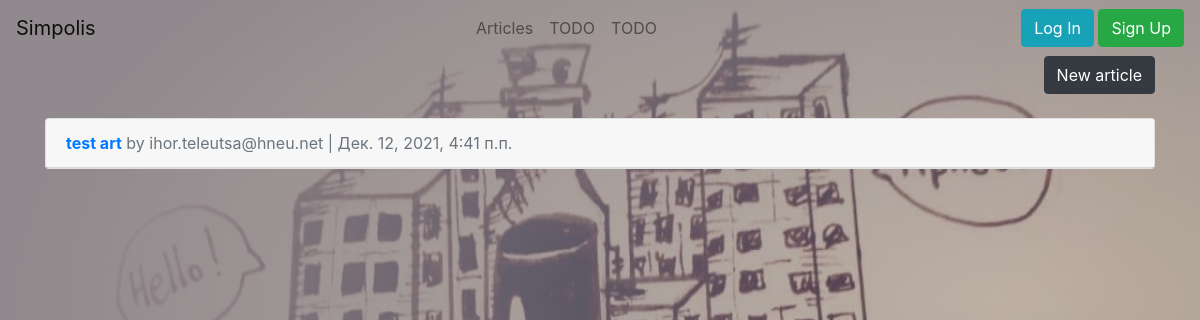
The page /articles/ on the database as committed earlier.
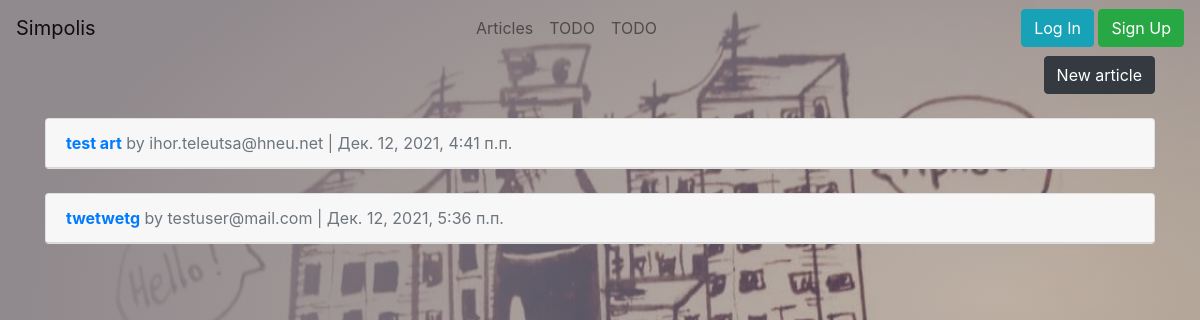
The same page on the database as committed later.
### articles/models.py (models this page shows, shortened)
class Article(models.Model):
    title = models.CharField(max_length=255)
    body = RichTextField()
    date = models.DateTimeField(auto_now_add=True)
    author = models.ForeignKey(
        get_user_model(),
        on_delete=models.CASCADE,
    )

### accounts/models.py (models this page shows)
class User(AbstractUser):
    username = None
    email = models.EmailField(_('email address'), unique=True)
    name = models.CharField('Name', max_length=50, blank=False)
    USERNAME_FIELD = 'email'
    REQUIRED_FIELDS = ['name']
    objects = CustomUserManager()
    def __str__(self) -> str:
        return self.email

### articles/views.py (the view)
# urls.py: path('', ArticleListView.as_view(), name='article_list')
class ArticleListView(ListView):
    model = Article
    template_name = 'articles/article_list.html'
    context_object_name = 'articles'

### templates/articles/article_list.html (shortened to what this page needs)
{% extends 'base.html' %}
{% block content %}
    <div class="d-flex">
        <a class="ml-auto" href="{% url 'article_new' %}"><button  type="button" class="btn btn-dark">New article</button></a>
    </div><br>
  {% for article in articles %}
    <div class="card">
        <div class="card-header">
            <a href="{% url 'article_detail' article.pk %}" class="font-weight-bold">{{ article.title }}</a>
            <span class="text-muted">by {{ article.author }} | {{ article.date }}
            </span>
        </div>
    </div>
    <br>
  {% endfor %}
{% endblock content %}

### templates/base.html (shortened to what this page needs)
{% load static %}
<!doctype html>
<html lang="en">
<head>
    <link rel="stylesheet" href="{% static 'css/custom.css' %}">
  {% load bootstrap4 %}
  {% bootstrap_css %}
</head>
<body>
  <main class="gradient">
    <nav class="navbar navbar-expand-lg navbar-light">
        <a class="navbar-brand" href="/">Simpolis</a>
        <div class="collapse navbar-collapse" id="navbarNavDropdown">
          <ul class="navbar-nav ml-auto">
            <li class="nav-item">
              <a class="nav-link" href="{% url 'article_list' %}">Articles</a>
            </li>
            <li class="nav-item">
              <a class="nav-link" href="#">TODO</a>
            </li>
            <li class="nav-item">
              <a class="nav-link" href="#">TODO</a>
            </li>
          </ul>
            {% if user.is_authenticated %}
                <a class="btn btn-danger ml-auto" href="{% url 'logout' %}">Log Out</a>
            {% else %}
                <div class="mr-0 ml-auto">
                    <a class="btn btn-info " href="{% url 'login' %}">Log In</a>
                    <a class="btn btn-success  " href="{% url 'signup' %}">Sign Up</a>
                </div>
            {% endif %}
        </div>
    </nav>
    <div class="container">
      {% block content %}
      {% endblock content %}
    </div>
  </main>
</body>
</html>

### static/css/custom.css (style rules this page uses)
body, html { height: 100%; padding: 0; margin: 0; }
body { background-image: url('../img/bg.jpg'); background-repeat: no-repeat; background-position: center; background-size: 100% 100%; }
.gradient { width: 100%; height: 100%; background-image: radial-gradient(at 1000px 300px, rgba(164, 162, 163,.3) 0, #90898d 70%); }

Rows that differ between the two databases and show on the page:
added Article: title "twetwetg", author "testuser@mail.com", date "Дек. 12, 2021, 5:36 п.п."
